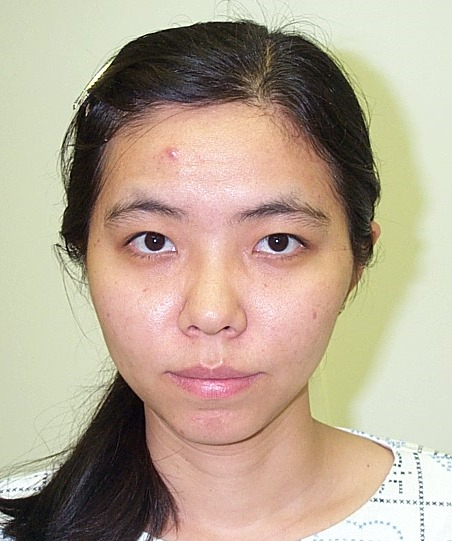
%> input picture DB1/db1_16.jpg, 452 x 541 px
$ octave Main.m   (GNU Octave 9; MATLAB toolbox functions it lacks are replaced by stand-ins)
%> lines starting %> are read from the running program, lines starting %| are printed output that depends on the picture; in (x1, y1, x2, y2) boxes, pixels count from 0 and x2, y2 are one past the last pixel; in counts of white or black regions, pixels touching at a corner belong together; the program's own positions count from 1
### ColorCorrection.m
function outImg = ColorCorrection(inImg)

    % Extract color channels
    red = double(inImg(:,:,1));
    green = double(inImg(:,:,2));
    blue = double(inImg(:,:,3));

    % Find the max values in each channel
    rMax = max(red(:));
    gMax = max(green(:));
    bMax = max(blue(:));

    % Normalize each channel using the max values
    red = red / rMax;
    green = green / gMax;
    blue = blue / bMax;

    % Combine the normalized channels
    outImg(:,:,1) = uint8(255 * red);
    outImg(:,:,2) = uint8(255 * green);
    outImg(:,:,3) = uint8(255 * blue);

end

### EyeMap.m
function [output_image]=EyeMap(Im)

imgChrome = rgb2ycbcr(Im);

Y = uint16(255 * mat2gray(imgChrome(:,:,1)));
Cb = uint16(255 * mat2gray(imgChrome(:,:,2)));
Cr = uint16(255 * mat2gray(imgChrome(:,:,3)));

Cr_neg = 255 - Cr;

EyeMapC = (1/3).*(Cb.^2 + Cr_neg.^2 + (Cb./Cr));
EyeMapC = im2double(EyeMapC);

se = strel('disk', 1);
EyeMapL = imdilate(Y, se) ./ (imerode(Y, se) + 1);
EyeMapL = im2double(histeq(EyeMapL));

EyeMap = EyeMapL.*EyeMapC;
EyeMap = histeq(EyeMap);

output_image = EyeMap > 0.85;

output_image = im2double(output_image);

output_image = imclearborder(output_image);

output_image = histeq(output_image);

return

### SkinColorDedection.m
function [output_image]=SkinColorDedection(Im)

    % Height and Width of input Im
    height = size(Im, 1);
    width = size(Im, 2);
    binaryIm = zeros(height, width);

    % Convert color space adn extract
    YCbCr = rgb2ycbcr(Im);
    Cb = YCbCr(:,:,2);
    Cr = YCbCr(:,:,3);

    % Find specifici values in range, try and error numbers
    [rowIndices, colIndices] = find(Cb >= 77 & Cb <= 200 & Cr >= 134 & Cr <= 173);
    numIndices = size(rowIndices, 1);

    % Set binaryIm values with corresponding pixels to 1
    for i = 1:numIndices
        binaryIm(rowIndices(i), colIndices(i)) = 1;
    end

    % Morphological operations
    se = strel('disk', 8, 4);
    openedImage = imopen(binaryIm, se);
    mask = imclose(openedImage, se);

    % Apply mask to og img
    rgbFaceMaskedImage = Im .* uint8(mask);
    resIm = im2double(rgbFaceMaskedImage);

%     resIm = rgbFaceMaskedImage;
%     resIm = im2double(resIm);

    % Convert to grayscale and binarize to get output_image
    grayResIm = rgb2gray(resIm);
    output_image = imbinarize(grayResIm);


return;

### MouthMap.m
function [output_image] = MouthMap(Im)

    % Convert color space and extract channels
    imgYCbCr = rgb2ycbcr(Im);
    Cr = double(imgYCbCr(:,:,3));
    Cb = double(imgYCbCr(:,:,2));

    % Parameters
    numerator = 0.95 * sum(Cr.^2);
    denominator = sum(Cr./Cb);
    n = numerator / denominator;

    % Equation
    MouthMapC = Cr.^2 .* (Cr.^2 - (n .* (Cr./Cb))).^2;
    MouthMapC = im2double(MouthMapC);

    % Morphological operations
    se = strel('disk', 4);
    MouthMapC = imclose(MouthMapC, se);
    MouthMapC = imopen(MouthMapC, se);

    % Normalize
    MouthMapC = MouthMapC - min(MouthMapC(:));
    MouthMapC = MouthMapC / max(MouthMapC(:));

    % Create binary image
    threshold = 0.5;
    binaryMouthMap = MouthMapC > threshold;

    output_image = im2double(binaryMouthMap);

    return
end

### Main.m
%----------------------- Clear, Import & Crop --------------------------------%

clear
clf
IMG_Initial = imread("DB1/db1_16.jpg");
%> IMG_Initial is the input picture: size 541x452x3 uint8; mean R, G, B 182.1, 166.2, 146.6

[height, width, ~] = size(IMG_Initial);
%> height = 541; width = 452

minDimension = min(height, width);
%> minDimension = 452
sizeSquare = minDimension / 1.3;
%> sizeSquare = 347.7
cropRegion = [(width - sizeSquare) / 2, (height - sizeSquare) / 2, sizeSquare, sizeSquare];
%> cropRegion = [52.15 96.65 347.7 347.7]

IMG = imcrop(IMG_Initial, cropRegion);


%------------------------ Grey World Assumption  -----------------------------%

IMG_Grey_World = ColorCorrection(IMG); % Används ej
%> in ColorCorrection, `blue = double(inImg(:,:,3));`:
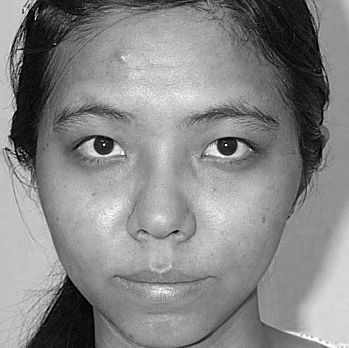
%> blue: size 348x349 double; min 0, max 255, mean 135
%> in ColorCorrection, `rMax = max(red(:));`: rMax = 255

%------------------------------- Eye Map  ------------------------------------%

IMG_Eye_Map = EyeMap(IMG_Grey_World);
%> in EyeMap, `imgChrome = rgb2ycbcr(Im);`: imgChrome: size 348x349x3 uint8; mean of channels 1, 2, 3 155.4, 114.5, 141.9
%> in EyeMap, `EyeMapL = im2double(histeq(EyeMapL));`: EyeMapL: size 348x349 double; every value is 1
%> in EyeMap, `output_image = EyeMap > 0.85;`:
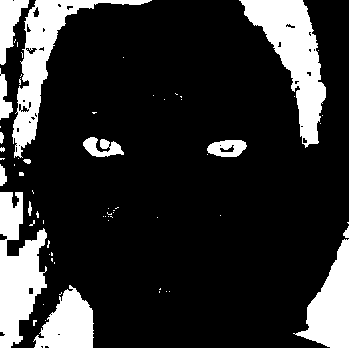
%> output_image: size 348x349 logical; 18.2% white; 67 white regions (53 under 20 px), largest, box (x1, y1, x2, y2) and area: (239, 0, 326, 148) 5196, (0, 192, 47, 348) 4392, (12, 0, 152, 158) 4223
%> in EyeMap, `output_image = imclearborder(output_image);`: output_image: size 348x349 double; values 0 (black) and 1 (white), 1% white; 53 white regions (49 under 20 px), largest, box (x1, y1, x2, y2) and area: (207, 140, 247, 157) 487, (83, 137, 124, 157) 484, (28, 201, 32, 216) 38, (23, 159, 31, 164) 30

%--------------------- Skin Color Dedection with HSV  ------------------------%

IMG_Skin_Color = SkinColorDedection(IMG_Grey_World);
%> in SkinColorDedection, `Cr = YCbCr(:,:,3);`:
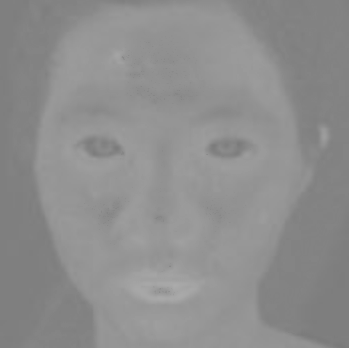
%> Cr: size 348x349 uint8; min 121, max 171, mean 141.9
%> in SkinColorDedection, `[rowIndices, colIndices] = find(Cb >= 77 & Cb <= 200 & Cr >= 134 & Cr ..`: rowIndices = 79386 values from 1 to 348; colIndices = 79386 values from 26 to 332
%> in SkinColorDedection, `numIndices = size(rowIndices, 1);`: numIndices = 79386
%> after the loop in SkinColorDedection, `for i = 1:numIndices`: binaryIm: size 348x349 double; values 0 (black) and 1 (white), 65.4% white; 13 black regions (7 under 20 px), largest, box (x1, y1, x2, y2) and area: (234, 0, 349, 348) 22150, (0, 0, 148, 348) 19250, (210, 140, 245, 157) 339, (84, 138, 106, 156) 180, (108, 142, 120, 155) 85, (101, 140, 109, 148) 53
%> in SkinColorDedection, `openedImage = imopen(binaryIm, se);`: openedImage: size 348x349 double; values 0 (black) and 1 (white), 64.6% white; 10 black regions (6 under 20 px), largest, box (x1, y1, x2, y2) and area: (234, 0, 349, 348) 22685, (0, 0, 148, 348) 19440, (84, 138, 120, 156) 464, (210, 140, 245, 157) 449
%> in SkinColorDedection, `mask = imclose(openedImage, se);`: mask: size 348x349 double; values 0 (black) and 1 (white), 64.8% white; 4 black regions, box (x1, y1, x2, y2) and area: (234, 0, 349, 348) 22664, (0, 0, 148, 348) 19425, (87, 139, 111, 156) 327, (219, 141, 242, 156) 297
%> in SkinColorDedection, `rgbFaceMaskedImage = Im .* uint8(mask);`:
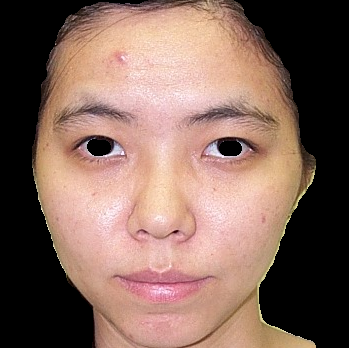
%> rgbFaceMaskedImage: size 348x349x3 uint8; mean R, G, B 132.1, 103.5, 92.4
%> in SkinColorDedection, `grayResIm = rgb2gray(resIm);`:
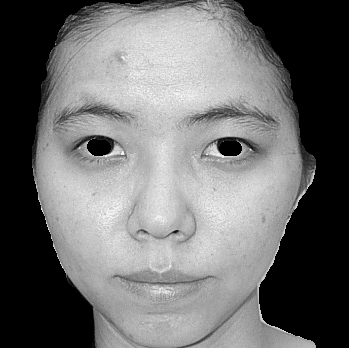
%> grayResIm: size 348x349 double; min 0, max 0.986, mean 0.434
%> in SkinColorDedection, `output_image = imbinarize(grayResIm);`:
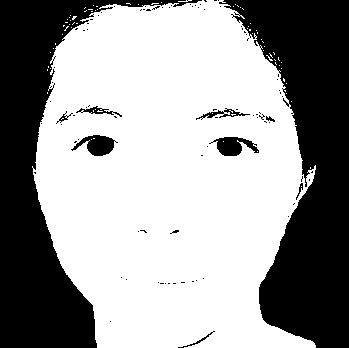
%> output_image: size 348x349 logical; 61.2% white; 91 black regions (81 under 20 px), largest, box (x1, y1, x2, y2) and area: (219, 0, 349, 348) 24241, (0, 0, 202, 348) 21119, (71, 135, 118, 156) 533
IMG_Skin_Color = ~IMG_Skin_Color;

%------------------------------- Mouth Mask  ---------------------------------%

IMG_Mouth_Map = MouthMap(IMG_Grey_World);
%> in MouthMap, `numerator = 0.95 * sum(Cr.^2);`: numerator = 349 values, max 7571865.8 at index 146, min 5327449.9 at index 5, mean 6693610.5
%> in MouthMap, `denominator = sum(Cr./Cb);`: denominator = 349 values, max 460.9 at index 255, min 374.4 at index 32, mean 433.4
%> in MouthMap, `n = numerator / denominator;`: n = 15481.6
%> in MouthMap, `binaryMouthMap = MouthMapC > threshold;`: binaryMouthMap: size 348x349 logical; 1.3% white; 1 white region, box (x1, y1, x2, y2) and area: (125, 271, 199, 302) 1608

se = strel('disk',5);
IMG_Mouth_Map = imopen(IMG_Mouth_Map, se);
%> IMG_Mouth_Map: size 348x349 double; values 0 (black) and 1 (white), 1.3% white; 1 white region, box (x1, y1, x2, y2) and area: (126, 271, 198, 302) 1599
IMG_Mouth_Map = imclose(IMG_Mouth_Map, se);
%> IMG_Mouth_Map: size 348x349 double; values 0 (black) and 1 (white), 1.3% white; 1 white region, box (x1, y1, x2, y2) and area: (126, 271, 198, 302) 1602

%---------------------- Combine & Find the Eyes & Mouth  ---------------------%

Eyes = IMG_Eye_Map - IMG_Skin_Color;
Mouth = IMG_Mouth_Map;

test = Eyes + Mouth;
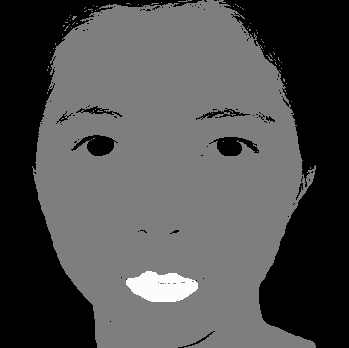
%> test: size 348x349 double; min -0.0159, max 2, mean 0.61; drawn with min black and max white

%> (the run ends here)

$ run again, with DB1/db1_01.jpg copied over DB1/db1_16.jpg
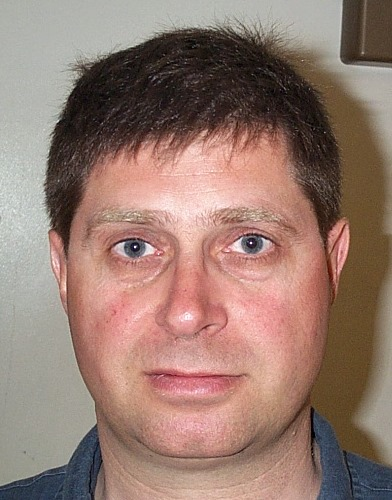
%> input picture DB1/db1_01.jpg, 392 x 500 px
%> IMG_Initial is the input picture: size 500x392x3 uint8; mean R, G, B 150.1, 122.6, 111.8
%> rMax = 255
%> gMax = 249
%> bMax = 255
%> imgChrome: size 303x303x3 uint8; mean of channels 1, 2, 3 132.3, 115.6, 147.3
%> rowIndices = 79809 values from 1 to 303; colIndices = 79809 values from 3 to 303
%> numIndices = 79809
%> openedImage: size 303x303 double; values 0 (black) and 1 (white), 84.8% white; 10 black regions (6 under 20 px), largest, box (x1, y1, x2, y2) and area: (0, 0, 198, 303) 11119, (216, 0, 291, 62) 2044, (74, 142, 109, 158) 413, (192, 138, 223, 155) 396
%> mask: size 303x303 double; values 0 (black) and 1 (white), 85.1% white; 4 black regions, box (x1, y1, x2, y2) and area: (0, 0, 198, 303) 11000, (216, 0, 288, 61) 1975, (195, 138, 221, 155) 356, (77, 142, 101, 158) 322
%> in SkinColorDedection, `output_image = imbinarize(grayResIm);`:
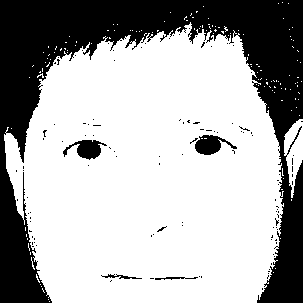
%> output_image: size 303x303 logical; 68.1% white; 114 black regions (109 under 20 px), largest, box (x1, y1, x2, y2) and area: (0, 0, 303, 303) 27952, (195, 135, 237, 155) 458, (63, 140, 107, 160) 448, (101, 274, 142, 279) 82, (155, 277, 198, 280) 70
%> numerator = 303 values, max 6751865.6 at index 179, min 4606429.3 at index 1, mean 6271062.3
%> denominator = 303 values, max 407.4 at index 237, min 310.2 at index 1, mean 387.7
%> n = 16191.6
%> binaryMouthMap: size 303x303 logical; 1.4% white; 2 white regions, box (x1, y1, x2, y2) and area: (111, 272, 182, 295) 1189, (68, 208, 78, 220) 91
%> `test = Eyes + Mouth;`:
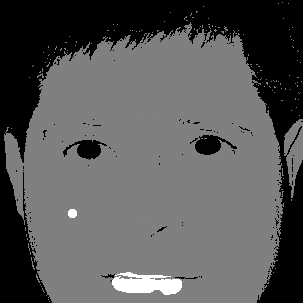
%> test: size 303x303 double; min -0.0159, max 1.98, mean 0.679; drawn with min black and max white

$ run again, with DB1/db1_02.jpg copied over DB1/db1_16.jpg
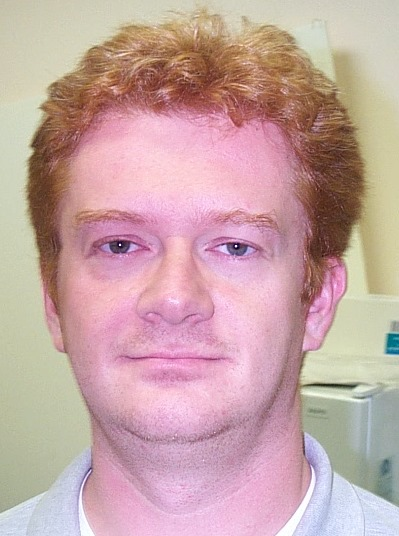
%> input picture DB1/db1_02.jpg, 399 x 536 px
%> IMG_Initial is the input picture: size 536x399x3 uint8; mean R, G, B 198.3, 166, 165.2
%> rMax = 255
%> imgChrome: size 307x308x3 uint8; mean of channels 1, 2, 3 163.1, 125.8, 149
%> rowIndices = 87166 values from 1 to 307; colIndices = 87166 values from 1 to 308
%> numIndices = 87166
%> openedImage: size 307x308 double; values 0 (black) and 1 (white), 92.1% white; 5 black regions (2 under 20 px), largest, box (x1, y1, x2, y2) and area: (256, 120, 308, 307) 4931, (0, 213, 44, 307) 2340, (178, 131, 205, 140) 154
%> mask: size 307x308 double; values 0 (black) and 1 (white), 92.3% white; 2 black regions, box (x1, y1, x2, y2) and area: (256, 120, 308, 307) 4927, (0, 213, 44, 307) 2337
%> in SkinColorDedection, `output_image = imbinarize(grayResIm);`:
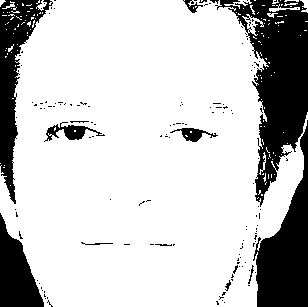
%> output_image: size 307x308 logical; 78.4% white; 143 black regions (131 under 20 px), largest, box (x1, y1, x2, y2) and area: (215, 0, 308, 207) 8066, (253, 120, 308, 307) 4970, (0, 0, 53, 204) 3657
%> numerator = 308 values, max 6825950.4 at index 52, min 5269691.8 at index 308, mean 6493370.5
%> denominator = 308 values, max 386 at index 11, min 350.5 at index 199, mean 364.5
%> n = 17791.8
%> binaryMouthMap: size 307x308 logical; 4.1% white; 10 white regions, largest, box (x1, y1, x2, y2) and area: (101, 231, 173, 269) 1586, (68, 101, 117, 148) 988, (284, 152, 299, 184) 350
%> `test = Eyes + Mouth;`:
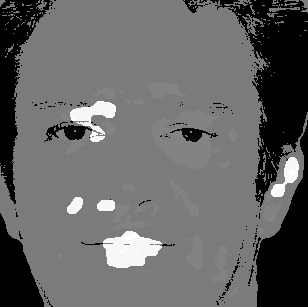
%> test: size 307x308 double; min -0.0635, max 2, mean 0.759; drawn with min black and max white

$ run again, with DB1/db1_03.jpg copied over DB1/db1_16.jpg
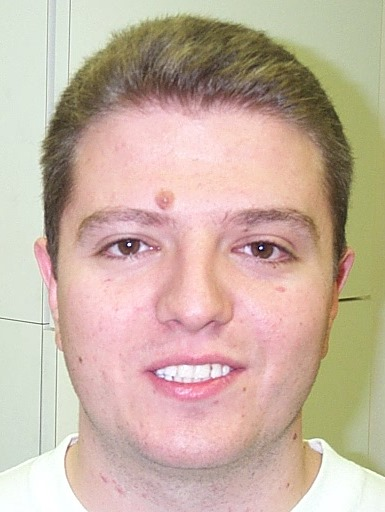
%> input picture DB1/db1_03.jpg, 385 x 512 px
%> IMG_Initial is the input picture: size 512x385x3 uint8; mean R, G, B 200.3, 178.7, 163.2
%> rMax = 255
%> imgChrome: size 297x298x3 uint8; mean of channels 1, 2, 3 173.7, 118.8, 146.2
%> rowIndices = 82274 values from 1 to 297; colIndices = 82274 values from 1 to 298
%> numIndices = 82274
%> openedImage: size 297x298 double; values 0 (black) and 1 (white), 91.7% white; 12 black regions (3 under 20 px), largest, box (x1, y1, x2, y2) and area: (0, 0, 33, 132) 2372, (0, 176, 37, 297) 2048, (262, 197, 298, 297) 1554
%> mask: size 297x298 double; values 0 (black) and 1 (white), 92.3% white; 6 black regions (1 under 20 px), largest, box (x1, y1, x2, y2) and area: (0, 0, 33, 129) 2328, (0, 176, 37, 297) 2043, (262, 197, 298, 297) 1549, (140, 260, 171, 280) 491, (277, 0, 298, 36) 379
%> IMG_Skin_Color: size 297x298 logical; 14.3% white; 77 white regions (66 under 20 px), largest, box (x1, y1, x2, y2) and area: (0, 0, 59, 173) 4169, (234, 0, 298, 183) 3061, (0, 176, 37, 297) 2043
%> numerator = 298 values, max 6427433 at index 118, min 4888622.1 at index 1, mean 6040162.7
%> denominator = 298 values, max 401.5 at index 281, min 319.6 at index 1, mean 366.4
%> n = 16470.1
%> binaryMouthMap: size 297x298 logical; 1.7% white; 4 white regions, box (x1, y1, x2, y2) and area: (102, 261, 184, 294) 1194, (132, 247, 152, 256) 139, (155, 248, 168, 256) 72, (189, 259, 198, 268) 58
%> `test = Eyes + Mouth;`:
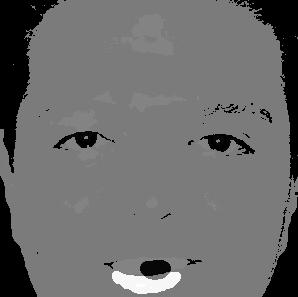
%> test: size 297x298 double; min -0.0635, max 2, mean 0.809; drawn with min black and max white
